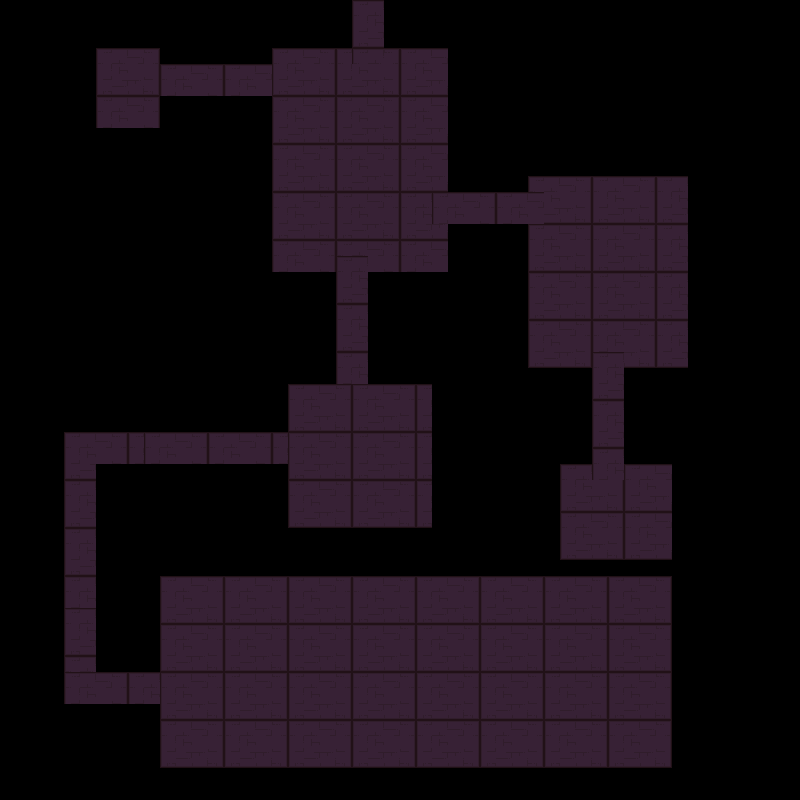

A level layout from a 2D game, rendered from its tile map. Below: a short description, then the map file with tile-grid data replaced by summaries:
An orthogonal 50x50 tile map with 16x16 px tiles, 3 tile layers (floor, walls, stands).

<map version="1.10" tiledversion="1.11.2" orientation="orthogonal" renderorder="right-down" width="50" height="50" tilewidth="16" tileheight="16" infinite="0" nextlayerid="4" nextobjectid="1">
 <tileset firstgid="1" source="Dungeon2_Tileset.tsx" />
 <layer id="1" name="floor" width="50" height="50" opacity="0.9">
  <data>[2500 cells, 923 non-empty, 12 distinct tile ids]</data>
 </layer>
 <layer id="2" name="walls" width="50" height="50">
  <data>[2500 cells, 0 non-empty, 0 distinct tile ids]</data>
 </layer>
 <layer id="3" name="stands" width="50" height="50">
  <data>[2500 cells, 0 non-empty, 0 distinct tile ids]</data>
 </layer>
</map>
